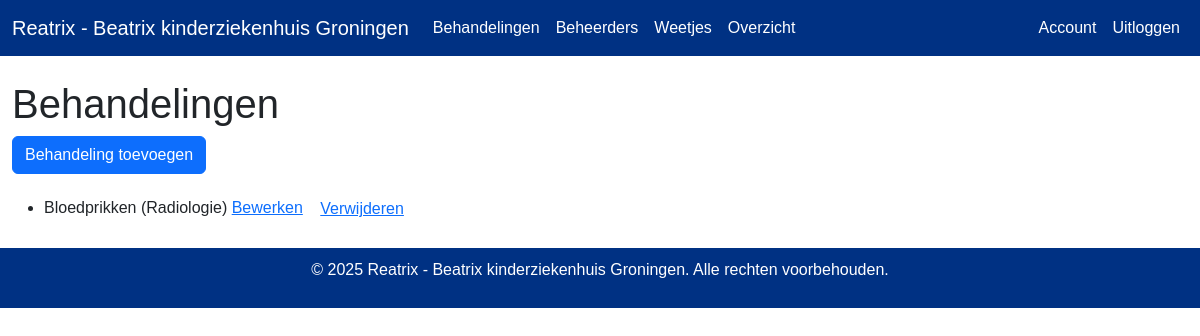
The page /Behandeling/ (signed in) on the database as committed earlier.
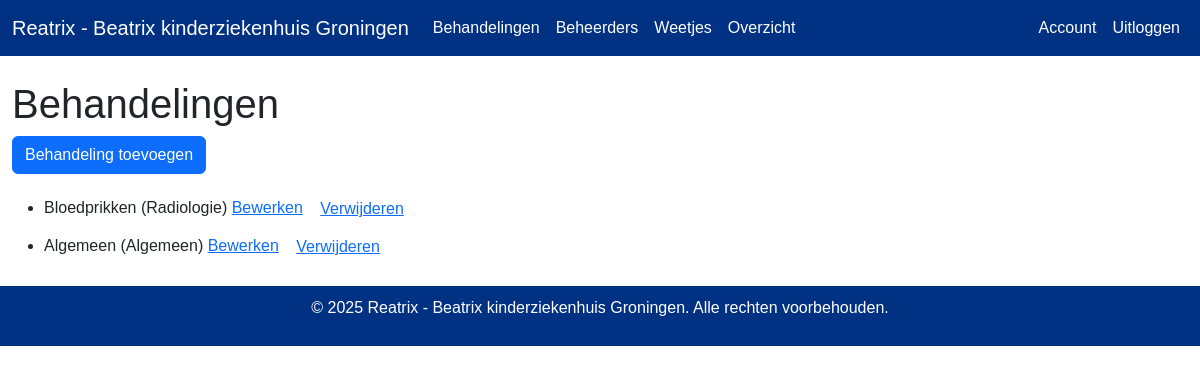
The same page on the database as committed later.
### models.py (models this page shows)
class Behandeling(db.Model):
    id = db.Column(db.Integer, primary_key=True)
    behandelingnaam = db.Column(db.String(50), nullable=False)
    Categorie = db.Column(db.String(10), nullable=False)
    Beheerder_id = db.Column(db.Integer, db.ForeignKey('beheerder.id'), nullable=False)
    Weetje = db.relationship('Weetje', backref='Behandeling', lazy=True)

### routes/Behandeling/routes.py (the view)
@Behandeling_bp.route('/')
@login_required
def index():
    Behandelingen = Behandeling.query.all()
    return render_template('Behandeling/index.html', Behandelingen=Behandelingen)

### models.py (called while the page is built)
@login_manager.user_loader
def load_user(user_id):
    return User.query.get(int(user_id))

    def is_admin(self):
        return self.role == Role.ADMIN

### templates/Behandeling/index.html
{% extends 'base.html' %}
{% block content %}
<h1>Behandelingen</h1>
<a href="{{ url_for('Behandeling.add') }}" class="btn btn-primary mb-3">Behandeling toevoegen</a>
<ul>
  {% for Behandeling in Behandelingen %}
  <li>{{ Behandeling.behandelingnaam }} ({{ Behandeling.Categorie }})
    <a href="{{ url_for('Behandeling.edit', id=Behandeling.id) }}">Bewerken</a>
    <form action="{{ url_for('Behandeling.delete', id=Behandeling.id) }}" method="post" style="display:inline;">
      <button type="submit" class="btn btn-link">Verwijderen</button>
    </form>
  </li>
  {% endfor %}
</ul>
{% endblock %}

### templates/base.html (shortened to what this page needs)
<!DOCTYPE html>
<html lang="en">
<head>
  <link rel="stylesheet" href="https://cdn.jsdelivr.net/npm/bootstrap@5.3.0/dist/css/bootstrap.min.css">
</head>
<body>
<nav class="navbar navbar-expand-lg navbar-light">
  <div class="container">
    <a class="navbar-brand" href="{{ url_for('index') }}">Reatrix - Beatrix kinderziekenhuis Groningen</a>
    <div class="collapse navbar-collapse" id="navbarNav">
      <ul class="navbar-nav">
        {% if current_user.is_authenticated %}
        <li class="nav-item">
          <a class="nav-link" href="{{ url_for('Behandeling.index') }}">Behandelingen</a>
        </li>
        <li class="nav-item">
          <a class="nav-link" href="{{ url_for('Beheerder.index') }}">Beheerders</a>
        </li>
        <li class="nav-item">
          <a class="nav-link" href="{{ url_for('Weetje.index') }}">Weetjes</a>
        </li>
        {% endif %}
        <li class="nav-item">
          <a class="nav-link" href="{{ url_for('Behandeling.overzicht') }}">Overzicht</a>
        </li>
      </ul>
    </div>
    <div class="collapse navbar-collapse">
      <ul class="navbar-nav ms-auto">
        {% if current_user.is_authenticated %}
          <li class="nav-item">
              <a class="nav-link" href="{{ url_for('auth.user') }}">Account</a>
          </li>
          <li class="nav-item">
              <a class="nav-link" href="{{ url_for('auth.logout') }}">Uitloggen</a>
          </li>
        {% else %}
          <li class="nav-item">
              <a class="nav-link" href="{{ url_for('auth.login') }}">Login</a>
          </li>
        {% endif %}
      </ul>
    </div>
  </div>
</nav>
<div class="container mt-4">
  {% block content %}{% endblock %}
</div>
<footer>
  <p>&copy; 2025 Reatrix - Beatrix kinderziekenhuis Groningen. Alle rechten voorbehouden.</p>
</footer>
</body>
</html>

### templates/base.html (style rules this page uses)
body { font-family: Arial, sans-serif; }
.navbar { background-color: rgb(0, 49, 131); }
.navbar-brand, .nav-link { color: white !important; }
.container { max-width: 1200px; }
footer { background-color: rgb(0, 49, 131); color: white; text-align: center; padding: 10px 0; margin-top: 20px; }

Rows that differ between the two databases and show on the page:
added Behandeling: behandelingnaam "Algemeen", Categorie "Algemeen"
